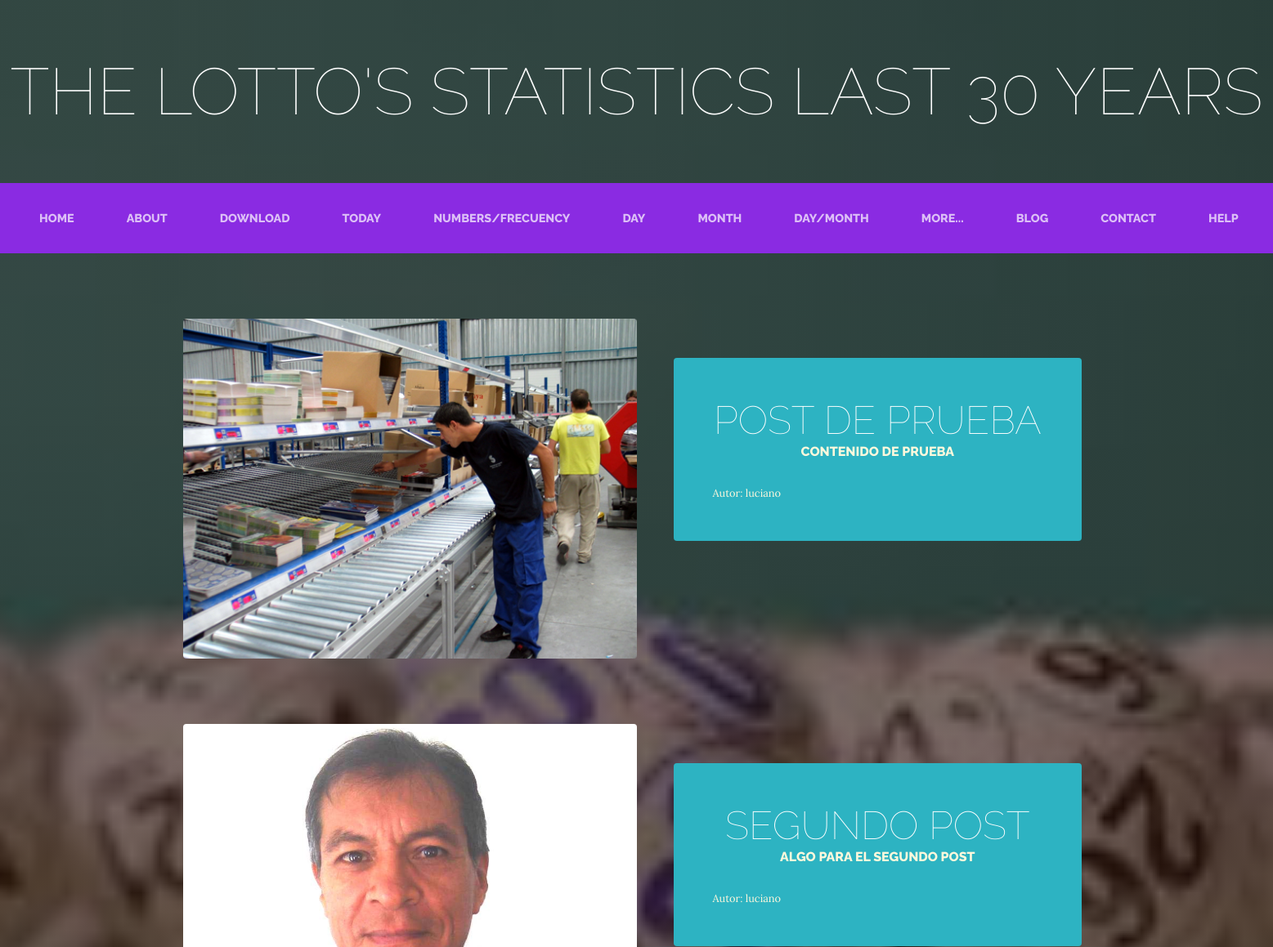
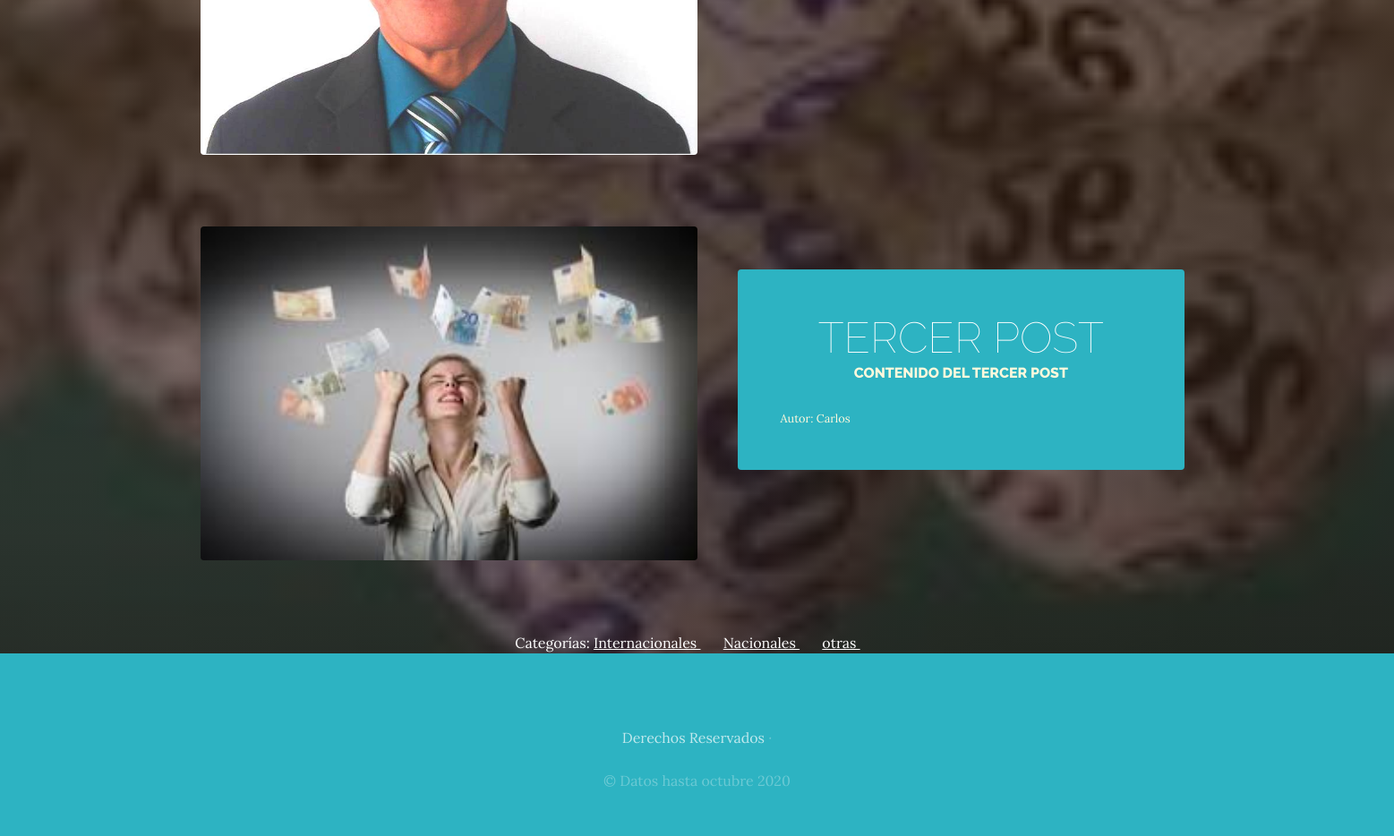
/AppBlog/blog/, run on the app's committed database (2 pictures, top to bottom).
### AppBlog/models.py (models this page shows, shortened)
class Post(models.Model):
    titulo=models.CharField(max_length=50)
    contenido=models.CharField(max_length=50)
    imagen=models.ImageField(upload_to='AppBlog',null=True,blank=True)
    autor=models.ForeignKey(User, on_delete=models.CASCADE)
    categorias=models.ManyToManyField(Categoria)
    created=models.DateTimeField(auto_now_add=True)
    updated=models.DateTimeField(auto_now_add=True)
    class Meta:
        verbose_name='post'
        verbose_name_plural='posts'

class Categoria(models.Model):
    nombre=models.CharField(max_length=50)
    created=models.DateTimeField(auto_now_add=True)
    updated=models.DateTimeField(auto_now_add=True)
    class Meta:
        verbose_name='categoria'
        verbose_name_plural='categorias'

### AppBlog/views.py (the view)
# urls.py: path('blog/',views.Blog, name="Blog"),
def Blog(request):
    posts=Post.objects.all()
    return render(request,"AppBlog/blog.html",{"posts":posts})

### AppBlog/templates/AppBlog/blog.html
  {% extends "AppGeneral/base.html" %}
 {% load static %}
  {% block content %}
      {% for post in posts %}
       <section class="page-section clearfix">
        <div class="container">
          <div class="intro">
            <img class="intro-img img-fluid mb-3 mb-lg-0 rounded" src= "{{post.imagen.url}}" alt="" style= "width:50%;">
            <div class="intro-text left-0 text-center bg-faded p-5 rounded">
              <h2 class="section-heading mb-4" >
                <span class="section-heading-lower" style= "color:white;">{{post.titulo}}</span>
                <span class="section-heading-upper">{{post.contenido}}</span>
              </h2>
              <div style="text-align: left; font-size: 0.8em;">
                Autor: {{post.autor}}
              </div>
            </div>
          </div>
        </div>
      </section>
     {% endfor %}
    <section>
        <div style="width: 80%; background-color : transparent; margin: auto; text-align: center; color: white">
            Categorías:
            {% for post in posts %}
                {% for categoria in post.categorias.all %}
                    <a  href="{% url 'categoria' categoria.id  %}"  class="linksCategorias"  >  {{categoria.nombre}} </a> &nbsp; &nbsp; &nbsp;
                {% endfor %}
            {% endfor %}
        </div>
    </section>
  {% endblock%}

### AppGeneral/templates/AppGeneral/base.html (shortened to what this page needs)
<html>
<head>
    {% load static %}
    <link href="{% static 'AppGeneral/vendor/bootstrap/css/bootstrap.min.css' %}" rel="stylesheet">
    <link href="{% static 'AppGeneral/css/gestion.css' %}" rel="stylesheet">
</head>
<body>
    <h1 class="site-heading text-center text-white d-none d-lg-block">
        <span class="site-heading-lower">The Lotto's Statistics last 30 years</span>
      </h1>
 <nav class="navbar navbar-expand-lg navbar-dark py-lg-4" id="mainNav" style="background: #8A2BE2;" >
      <div class="collapse navbar-collapse" id="navbarResponsive" >
        <ul class="navbar-nav mx-auto" >
          <li class="nav-item {% if request.path == '/' %}active{% endif %} px-lg-4">
            <a class="nav-link text-uppercase text-expanded" href="{% url 'home' %}">Home</a>
          </li>
          <li class="nav-item {% if request.path == 'acercaDe/' %}active{% endif %} px-lg-4">
            <a class="nav-link text-uppercase text-expanded" href="{% url 'acercaDe' %}">About</a>
          </li>
          <li class="nav-item {% if request.path == '/' %}active{% endif %} px-lg-4">
            <a class="nav-link text-uppercase text-expanded" href="https://www.txlottery.org/export/sites/lottery/Games/Lotto_Texas/Winning_Numbers/lottotexas.csv">Download</a>
          </li>
          <li class="nav-item {% if request.path == '/llamaPdfHoy' %}active{% endif %} px-lg-4">
            <a class="nav-link text-uppercase text-expanded" href="{% url 'llamaPdfHoy' %}">Today</a>
          </li>
          <li class="nav-item {% if request.path == '/numerosfrecuencia' %}active{% endif %} px-lg-4">
            <a class="nav-link text-uppercase text-expanded" href="{% url 'numerosfrecuencia' %}">Numbers/Frecuency</a>
          </li>
          <li class="nav-item {% if request.path == '/recibeDia' %}active{% endif %} px-lg-4">
            <a class="nav-link text-uppercase text-expanded" href="{% url 'recibeDia' %}">Day</a>
          </li>
          <li class="nav-item {% if request.path == '/recibeMes' %}active{% endif %} px-lg-4">
            <a class="nav-link text-uppercase text-expanded" href="{% url 'recibeMes' %}">Month</a>
          </li>
          <li class="nav-item {% if request.path == '/recibeDiaMes' %}active{% endif %} px-lg-4">
            <a class="nav-link text-uppercase text-expanded" href="{% url 'recibeDiaMes' %}">Day/Month</a>
          </li>
          <li class="nav-item {% if request.path == '/masReportes' %}active{% endif %} px-lg-4">
            <a class="nav-link text-uppercase text-expanded" href="{% url 'masReportes' %}">More...</a>
          </li>
          <li class="nav-item {% if request.path == '/Blog' %}active{% endif %} px-lg-4">
            <a class="nav-link text-uppercase text-expanded" href="{% url 'Blog' %}">Blog</a>
          </li>
          <li class="nav-item {% if request.path == '/Contacto' %}active{% endif %} px-lg-4">
            <a class="nav-link text-uppercase text-expanded" href="{% url 'Contacto' %}">Contact</a>
          </li>
          <li class="nav-item {% if request.path == '/Help' %}active{% endif %} px-lg-4">
            <a class="nav-link text-uppercase text-expanded" href="{% url 'Help' %}">Help</a>
          </li>
        </ul>
      </div>
  </nav>
  {% block content %}
  {% endblock%}
    <footer class="footer text-faded text-center py-5"">
      <div class="container">
        <p class="m-0 mbt">
        	<a href="sample.html" class="link">Derechos Reservados</a> ·
		</p>
        <p class="m-0 mbt1">&copy; Datos hasta octubre 2020</p>
      </div>
	</footer>
</body>
</html>

### AppGeneral/static/AppGeneral/css/gestion.css (style rules this page uses)
body { font-family: 'Lora'; background: linear-gradient(rgba(47, 23, 15, 0.65), rgba(47, 23, 15, 0.65)), url("../img/bg_main.jfif"); background-attachment: fixed; background-position: center; background-size: cover; }
h1, h2, h3, h4, h5, h6 { font-family: 'Raleway'; }
p { line-height: 1.75; }
.text-faded { color: rgba(255, 255, 255, 0.3); }
.site-heading { margin-top: 5rem; margin-bottom: 5rem; text-transform: uppercase; line-height: 1; font-family: 'Raleway'; }
.site-heading .site-heading-lower { font-size: 5rem; font-weight: 100; line-height: 4rem; }
.page-section { margin-top: 5rem; margin-bottom: 5rem; }
.section-heading { text-transform: uppercase; }
.section-heading .section-heading-upper { display: block; font-size: 1rem; font-weight: 800; padding-bottom:.5rem; }
.section-heading .section-heading-lower { display: block; font-size: 3rem; font-weight: 100; }
.bg-faded { background-color: rgba(255, 255, 255, 0.85); }
#mainNav { background-color: rgba(24, 64, 8); font-family: 'Raleway'; }
#mainNav .navbar-nav .nav-item .nav-link { color: rgba(255, 255, 255, 0.7); font-weight: 800; }
@media (min-width: 992px) { #mainNav .navbar-nav .nav-item .nav-link { font-size: 0.9rem; } }
.intro { position: relative; }
@media (min-width: 992px) { .intro .intro-img { width: 75%; float: left; } }
@media (min-width: 992px) { .intro .intro-text { left: 600; width: 60%; margin-top: 3rem; background-color: rgba(45, 179, 194); color: cornsilk; position: absolute; } }
@media (min-width: 1200px) { .intro .intro-text { width: 45%; } }
.footer { background-color: rgba(45, 179, 194); }
.mbt { padding-top: 2rem; }
.mbt1 { padding-top: 1.25rem; }
a.link { color: rgba(255, 255, 255, 0.7); }
.linksCategorias { color: white !important; text-decoration: underline; }

### data on the page
Post: imagen (picture), titulo "POST DE PRUEBA", contenido "CONTENIDO DE PRUEBA", autor "luciano"
Post: imagen (placeholder picture), titulo "SEGUNDO POST", contenido "ALGO PARA EL SEGUNDO POST", autor "luciano"
Post: imagen (picture), titulo "TERCER POST", contenido "CONTENIDO DEL TERCER POST", autor "Carlos"
Categoria: nombre "Internacionales"
Categoria: nombre "Nacionales"
Categoria: nombre "otras"
